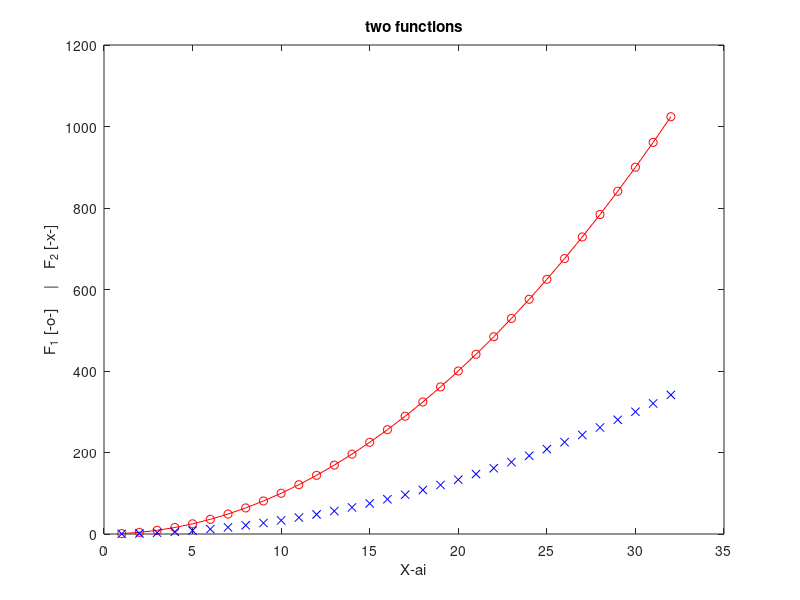

Here is the MATLAB script that generated this plot:
% Dmytro Polishchuk Ekfu-25/1
% 18.09.2026

x = 1:32;
y = x.^2;
plot(x,y,'o-r',x,y/3,'xb');
title('two functions');
xlabel('X-ai');
ylabel('F_1 [-o-]     |    F_2 [-x-]');


N = 9;
V = (N+1):0.5:(N+4);
matrix = reshape(N:(N+8),3,3);
a = matrix(3,2);
b = matrix(2:3, 1:2);
c = matrix([1, 3], [1, 3]);
disp(a)
disp(b)
disp(c)

v2 = V(1:3);
matrix2 = [matrix, v2'];
